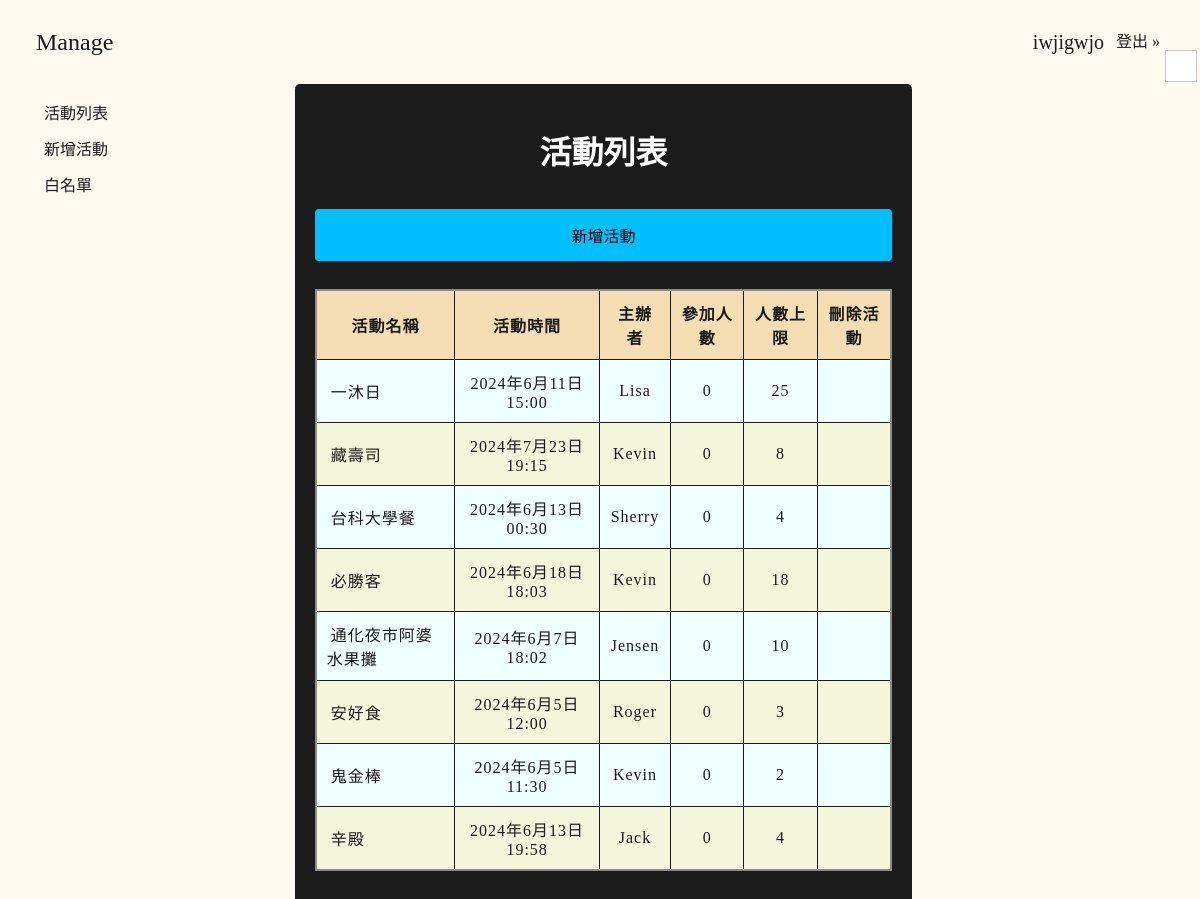
Page /eventPage (signed in) on the committed database.
### manage_system/models.py (models this page shows, shortened)
class User(AbstractBaseUser, PermissionsMixin):
    username = models.CharField(max_length=150, unique=True)
    email = models.EmailField(blank=True)
    is_active = models.BooleanField(default=True)
    is_staff = models.BooleanField(default=False)
    createDate = models.DateTimeField(auto_now_add=True)
    objects = UserManager()
    USERNAME_FIELD = 'username'
    REQUIRED_FIELDS = []

class Event(models.Model):
    eventName = models.CharField(max_length=150)
    eventDateTime = models.DateTimeField(null=True)
    createUser = models.ForeignKey(User, null=True, blank=True, on_delete=models.SET_NULL, related_name = 'createdEvents')
    joinedUsers = models.ManyToManyField(User, related_name='joinedEvents', blank=True)
    max_limit = models.PositiveIntegerField(null=True)
    createDate = models.DateTimeField(auto_now_add=True)
    sheetId = models.CharField(max_length=150, null=True)
    draftId = models.CharField(max_length=150, null=True)
    class Meta:
        ordering=('-createDate',)

### manage_system/views.py (the view)
# urls.py: path("eventPage", eventPage),
@login_required(login_url='login/')
def eventPage(request):
    events = Event.objects.all()
    return render(request, 'eventPage.html', locals())

### templates/eventPage.html (shortened to what this page needs)
{% extends "base.html" %}
{% load static %}
{% block extra-css %}
  <link rel="stylesheet" href="{% static "css/eventPage/light.css" %}"/>
  <link rel="stylesheet" href="{% static "css/eventPage/dark.css" %}" id="darkTheme" disabled/>
{% endblock %}
{% block main-wrapper %}
<div class="main-content">
  <header><h1>活動列表</h1></header>
  <section id="new-event">
      <form action="/createEvent">
        <input type="submit" value="新增活動" />
      </form>
  </section>
  <section id="events-list">
    <table>
      <thead>
        <tr>
          <th>活動名稱</th>
          <th>活動時間</th>
          <th>主辦者</th>
          <th>參加人數</th>
          <th>人數上限</th>
          <th>刪除活動</th>
        </tr>
      </thead>
      <tbody>
        {% for event in events %}
        <tr>
          <td id="event-name"><a href="/eventPage/{{event.eventName}}">{{ event.eventName }}</a></td>
          <td>{{ event.eventDateTime }}</td>
          <td>{{ event.createUser.username }}</td>
          <td>{{ event.joinedUsers.count }}</td>
          <td>{{ event.max_limit }}</td>
          <td>
          </td>
        </tr>
        {% endfor %}
      </tbody>
    </table>
  </section>
</div>
{% endblock %}

### templates/base.html (shortened to what this page needs)
{% load static %}
<html>
  <head>
    <link rel="stylesheet" href="{% static "css/base/light.css" %}">
    <link rel="stylesheet" href="{% static "css/base/dark.css" %}" id="darkTheme" disabled>
    <link rel="stylesheet" href="{% static "css/nav.css" %}" />
    {% block extra-css %}{% endblock %}
  </head>
  <body>
    <div class="top-navigation">
      <div class="logo">Manage</div>
      {% if user.is_authenticated %}
        <div class="name">{{ user.username }}</div>
        <a class="btn btn-lg btn-primary" href="{% url 'Logout' %}" role="button">登出 &#187;</a>
      {% else %}
        <a href="/login"><h4>Login</h4></a>
        <a href="/register"><h4>Register</h4></a>
      {% endif %}
    </div>
    <div class="main-wrapper">
      <div class="sidebar-container">
        <ol>
          <li><a href="/eventPage">活動列表</a></li>
          <li><a href="/createEvent">新增活動</a></li>
          <li><a href="/allowlistPage">白名單</a></li>
        </ol>
      </div>
      {% block main-wrapper %}{% endblock %}
    </div>
    <div class="scene scene--card sundarkmodep">
      <div class="card", id="themeToggle">
        <div class="card__face card__face--front"><span class="fa fa-moon" aria-hidden="true"></div>
      </div>
    </div>
  </body>
</html>

### static/css/base/light.css (style rules this page uses)
html { background-color: #FFFAF0; color: #1b1b1b; line-height: 1.75; }
a { color: #1b1b1b; padding: 0.25rem; text-decoration: none; }
body { height: 90%; margin: 0; }
table { border-collapse: collapse; border: 2px solid rgb(140 140 140); font-size: 1rem; letter-spacing: 1px; background-color: #343434; }
th, td { border: 1px solid rgb(160 160 160); padding: 0.5rem 0.75rem; text-align: center; }
.sidebar-container { position: sticky; top: 0px; height: 100vh; }
.sidebar-container li { list-style: none; margin-bottom: 0.5rem; width: 100%; }
.main-wrapper { display: grid; gap: 3rem; grid-template-columns: minmax(0, 1fr) minmax(0, 2.5fr) minmax(0, 15rem); }
.main-content { padding-top: 3rem; padding-bottom: 3rem; }
.scene { width: 30px; height: 30px; perspective: 600px; position: fixed; z-index: 99999; top: 50px; right: 5px; }
.card { width: 100%; height: 100%; cursor: pointer; transform-style: preserve-3d; transform-origin: center right; transition: transform 1s; border: 1px solid rgb(150, 150, 150, .5); }
.card__face { position: absolute; width: 100%; height: 100%; text-align: center; font-size: 16px; backface-visibility: hidden; }
.card__face--front { color: black !important; background: white; }
.name { padding: 0.5rem; font-size: 20px; }

### static/css/nav.css (style rules this page uses)
.top-navigation { display: flex; flex-direction: row; justify-content: space-between; align-items: center; padding: 10px 3%; height: 4rem; }
.logo { text-decoration: none; font-size: 24px; flex-grow: 1; }

### static/css/eventPage/light.css (style rules this page uses)
h1 { text-align: center; margin-bottom: 20px; }
div.main-content { border-radius: 5px; background-color: #1b1b1b; padding: 20px; }
header, label { color: white; }
input[type="submit"] { width: 100%; font-size: 16px; background-color: DeepSkyBlue; color: black; padding: 14px 20px; margin: 8px 0; border: none; border-radius: 4px; cursor: pointer; }
table { width: 100%; border-collapse: collapse; margin: 20px 0; }
thead { background-color: Wheat; }
th, td { padding: 10px; border: 1px solid #1b1b1b; text-align: center; }
td#event-name { text-align: left; }
tbody tr:nth-child(odd) { background-color: Azure; }
tbody tr:nth-child(even) { background-color: Beige; }

### rows in the picture
User: username "iwjigwjo"
Event: eventName "一沐日", eventDateTime "2024年6月11日 15:00", createUser.username "Lisa", joinedUsers.count "0", max_limit "25"
Event: eventName "藏壽司", eventDateTime "2024年7月23日 19:15", createUser.username "Kevin", joinedUsers.count "0", max_limit "8"
Event: eventName "台科大學餐", eventDateTime "2024年6月13日 00:30", createUser.username "Sherry", joinedUsers.count "0", max_limit "4"
Event: eventName "必勝客", eventDateTime "2024年6月18日 18:03", createUser.username "Kevin", joinedUsers.count "0", max_limit "18"
Event: eventName "通化夜市阿婆水果攤", eventDateTime "2024年6月7日 18:02", createUser.username "Jensen", joinedUsers.count "0", max_limit "10"
Event: eventName "安好食", eventDateTime "2024年6月5日 12:00", createUser.username "Roger", joinedUsers.count "0", max_limit "3"
Event: eventName "鬼金棒", eventDateTime "2024年6月5日 11:30", createUser.username "Kevin", joinedUsers.count "0", max_limit "2"
Event: eventName "辛殿", eventDateTime "2024年6月13日 19:58", createUser.username "Jack", joinedUsers.count "0", max_limit "4"
